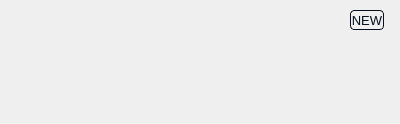
<?xml version="1.0" encoding="UTF-8"?>
<ui version="4.0">
 <class>AlertItem</class>
 <widget class="QWidget" name="AlertItem">
  <property name="geometry">
   <rect>
    <x>0</x>
    <y>0</y>
    <width>400</width>
    <height>124</height>
   </rect>
  </property>
  <property name="minimumSize">
   <size>
    <width>350</width>
    <height>124</height>
   </size>
  </property>
  <property name="maximumSize">
   <size>
    <width>400</width>
    <height>124</height>
   </size>
  </property>
  <property name="windowTitle">
   <string/>
  </property>
  <property name="styleSheet">
   <string notr="true">#lTitle
{
font-size: 10px;
line-height: 16px;
}
#lHeading 
{ 
line-height: 24px;
}
#lTimeStamp
{
line-height: 16px;
}
#wSeparator
{
background-color: #FFF3F4F4; /*colorToken.border-subtle*/
}
#lNew
{
border-width: 1px;
border-style: solid;
border-radius: 4px;
font-size: 13px;
border-color: #ff04101E; /*colorToken.button-brand*/
background-color: transparent;
color: #ff04101E; /*colorToken.button-brand*/
}
#bSharedFolder, #bMega
{
border: none;
background-color: transparent;
}</string>
  </property>
  <property name="TOKENIZED" stdset="0">
   <bool>true</bool>
  </property>
  <layout class="QVBoxLayout" name="verticalLayout">
   <property name="spacing">
    <number>11</number>
   </property>
   <property name="leftMargin">
    <number>0</number>
   </property>
   <property name="topMargin">
    <number>0</number>
   </property>
   <property name="rightMargin">
    <number>0</number>
   </property>
   <property name="bottomMargin">
    <number>0</number>
   </property>
   <item>
    <widget class="QWidget" name="wContainer" native="true">
     <property name="sizePolicy">
      <sizepolicy hsizetype="Fixed" vsizetype="Fixed">
       <horstretch>0</horstretch>
       <verstretch>0</verstretch>
      </sizepolicy>
     </property>
     <property name="minimumSize">
      <size>
       <width>400</width>
       <height>123</height>
      </size>
     </property>
     <property name="maximumSize">
      <size>
       <width>400</width>
       <height>123</height>
      </size>
     </property>
     <layout class="QVBoxLayout" name="verticalLayout_2">
      <property name="spacing">
       <number>0</number>
      </property>
      <property name="leftMargin">
       <number>16</number>
      </property>
      <property name="topMargin">
       <number>7</number>
      </property>
      <property name="rightMargin">
       <number>16</number>
      </property>
      <property name="bottomMargin">
       <number>7</number>
      </property>
      <item>
       <widget class="QWidget" name="wTitle" native="true">
        <layout class="QHBoxLayout" name="horizontalLayout_4">
         <property name="spacing">
          <number>4</number>
         </property>
         <property name="leftMargin">
          <number>2</number>
         </property>
         <property name="topMargin">
          <number>0</number>
         </property>
         <property name="rightMargin">
          <number>0</number>
         </property>
         <property name="bottomMargin">
          <number>2</number>
         </property>
         <item>
          <widget class="QWidget" name="wNotificationIcon" native="true">
           <layout class="QHBoxLayout" name="horizontalLayout_5">
            <property name="spacing">
             <number>0</number>
            </property>
            <property name="leftMargin">
             <number>0</number>
            </property>
            <property name="topMargin">
             <number>0</number>
            </property>
            <property name="rightMargin">
             <number>0</number>
            </property>
            <property name="bottomMargin">
             <number>0</number>
            </property>
            <item>
             <widget class="QPushButton" name="bNotificationIcon">
              <property name="minimumSize">
               <size>
                <width>10</width>
                <height>8</height>
               </size>
              </property>
              <property name="maximumSize">
               <size>
                <width>10</width>
                <height>8</height>
               </size>
              </property>
              <property name="styleSheet">
               <string notr="true">#bNotificationIcon
{
border: none;
}</string>
              </property>
              <property name="text">
               <string/>
              </property>
              <property name="iconSize">
               <size>
                <width>10</width>
                <height>8</height>
               </size>
              </property>
             </widget>
            </item>
           </layout>
          </widget>
         </item>
         <item>
          <widget class="QLabel" name="lTitle">
           <property name="styleSheet">
            <string notr="true"/>
           </property>
           <property name="text">
            <string/>
           </property>
           <property name="type" stdset="0">
            <string notr="true">secondary</string>
           </property>
          </widget>
         </item>
         <item>
          <spacer name="horizontalSpacer_2">
           <property name="orientation">
            <enum>Qt::Horizontal</enum>
           </property>
           <property name="sizeHint" stdset="0">
            <size>
             <width>40</width>
             <height>20</height>
            </size>
           </property>
          </spacer>
         </item>
         <item>
          <widget class="QLabel" name="lNew">
           <property name="sizePolicy">
            <sizepolicy hsizetype="Minimum" vsizetype="Minimum">
             <horstretch>0</horstretch>
             <verstretch>0</verstretch>
            </sizepolicy>
           </property>
           <property name="minimumSize">
            <size>
             <width>0</width>
             <height>20</height>
            </size>
           </property>
           <property name="maximumSize">
            <size>
             <width>16777215</width>
             <height>16</height>
            </size>
           </property>
           <property name="text">
            <string>NEW</string>
           </property>
           <property name="alignment">
            <set>Qt::AlignCenter</set>
           </property>
           <property name="margin">
            <number>4</number>
           </property>
          </widget>
         </item>
        </layout>
       </widget>
      </item>
      <item>
       <widget class="QWidget" name="wHeading" native="true">
        <property name="minimumSize">
         <size>
          <width>0</width>
          <height>24</height>
         </size>
        </property>
        <property name="maximumSize">
         <size>
          <width>16777215</width>
          <height>24</height>
         </size>
        </property>
        <layout class="QHBoxLayout" name="horizontalLayout">
         <property name="spacing">
          <number>4</number>
         </property>
         <property name="leftMargin">
          <number>0</number>
         </property>
         <property name="topMargin">
          <number>0</number>
         </property>
         <property name="rightMargin">
          <number>0</number>
         </property>
         <property name="bottomMargin">
          <number>0</number>
         </property>
         <item>
          <widget class="QStackedWidget" name="sIconWidget">
           <property name="minimumSize">
            <size>
             <width>24</width>
             <height>24</height>
            </size>
           </property>
           <property name="maximumSize">
            <size>
             <width>24</width>
             <height>24</height>
            </size>
           </property>
           <property name="currentIndex">
            <number>1</number>
           </property>
           <widget class="QWidget" name="pContact">
            <layout class="QHBoxLayout" name="horizontalLayout_3">
             <property name="spacing">
              <number>0</number>
             </property>
             <property name="leftMargin">
              <number>0</number>
             </property>
             <property name="topMargin">
              <number>0</number>
             </property>
             <property name="rightMargin">
              <number>0</number>
             </property>
             <property name="bottomMargin">
              <number>0</number>
             </property>
             <item>
              <widget class="AvatarWidget" name="wAvatarContact" native="true">
               <property name="minimumSize">
                <size>
                 <width>24</width>
                 <height>24</height>
                </size>
               </property>
               <property name="maximumSize">
                <size>
                 <width>24</width>
                 <height>24</height>
                </size>
               </property>
              </widget>
             </item>
            </layout>
           </widget>
           <widget class="QWidget" name="pSharedFolder">
            <layout class="QHBoxLayout" name="horizontalLayout_2">
             <property name="spacing">
              <number>0</number>
             </property>
             <property name="leftMargin">
              <number>0</number>
             </property>
             <property name="topMargin">
              <number>0</number>
             </property>
             <property name="rightMargin">
              <number>0</number>
             </property>
             <property name="bottomMargin">
              <number>0</number>
             </property>
             <item>
              <widget class="IconLabel" name="bSharedFolder">
               <property name="minimumSize">
                <size>
                 <width>24</width>
                 <height>24</height>
                </size>
               </property>
               <property name="maximumSize">
                <size>
                 <width>24</width>
                 <height>24</height>
                </size>
               </property>
               <property name="text">
                <string/>
               </property>
               <property name="iconSize">
                <size>
                 <width>24</width>
                 <height>24</height>
                </size>
               </property>
              </widget>
             </item>
            </layout>
           </widget>
           <widget class="QWidget" name="pPaymentInfo">
            <layout class="QHBoxLayout" name="horizontalLayout_2">
             <property name="spacing">
              <number>0</number>
             </property>
             <property name="leftMargin">
              <number>0</number>
             </property>
             <property name="topMargin">
              <number>0</number>
             </property>
             <property name="rightMargin">
              <number>0</number>
             </property>
             <property name="bottomMargin">
              <number>0</number>
             </property>
             <item>
              <widget class="IconLabel" name="bMega">
               <property name="sizePolicy">
                <sizepolicy hsizetype="Preferred" vsizetype="Preferred">
                 <horstretch>0</horstretch>
                 <verstretch>0</verstretch>
                </sizepolicy>
               </property>
               <property name="minimumSize">
                <size>
                 <width>24</width>
                 <height>24</height>
                </size>
               </property>
               <property name="maximumSize">
                <size>
                 <width>24</width>
                 <height>24</height>
                </size>
               </property>
               <property name="text">
                <string/>
               </property>
               <property name="icon">
                <iconset resource="../Resources_common.qrc">
                 <normaloff>:/images/themed/tokenizable/mega_medium_thin_solid.svg</normaloff>:/images/themed/tokenizable/mega_medium_thin_solid.svg</iconset>
               </property>
               <property name="iconSize">
                <size>
                 <width>24</width>
                 <height>24</height>
                </size>
               </property>
              </widget>
             </item>
            </layout>
           </widget>
          </widget>
         </item>
         <item>
          <widget class="QLabel" name="lHeading">
           <property name="minimumSize">
            <size>
             <width>325</width>
             <height>0</height>
            </size>
           </property>
           <property name="text">
            <string/>
           </property>
           <property name="type" stdset="0">
            <string notr="true">title</string>
           </property>
          </widget>
         </item>
         <item>
          <spacer name="horizontalSpacer">
           <property name="orientation">
            <enum>Qt::Horizontal</enum>
           </property>
           <property name="sizeHint" stdset="0">
            <size>
             <width>1</width>
             <height>20</height>
            </size>
           </property>
          </spacer>
         </item>
        </layout>
       </widget>
      </item>
      <item>
       <widget class="QLabel" name="lDesc">
        <property name="minimumSize">
         <size>
          <width>0</width>
          <height>35</height>
         </size>
        </property>
        <property name="styleSheet">
         <string notr="true">#lDesc
{
font-family: Lato;
font-size: 14px;
}</string>
        </property>
        <property name="text">
         <string/>
        </property>
        <property name="textFormat">
         <enum>Qt::RichText</enum>
        </property>
        <property name="alignment">
         <set>Qt::AlignLeading|Qt::AlignLeft|Qt::AlignVCenter</set>
        </property>
        <property name="wordWrap">
         <bool>true</bool>
        </property>
        <property name="type" stdset="0">
         <string notr="true">secondary</string>
        </property>
       </widget>
      </item>
      <item>
       <widget class="QLabel" name="lTimeStamp">
        <property name="styleSheet">
         <string notr="true"/>
        </property>
        <property name="text">
         <string/>
        </property>
        <property name="type" stdset="0">
         <string notr="true">secondary</string>
        </property>
       </widget>
      </item>
     </layout>
    </widget>
   </item>
   <item>
    <widget class="QWidget" name="wSeparator" native="true">
     <property name="minimumSize">
      <size>
       <width>400</width>
       <height>1</height>
      </size>
     </property>
     <property name="maximumSize">
      <size>
       <width>400</width>
       <height>1</height>
      </size>
     </property>
    </widget>
   </item>
  </layout>
 </widget>
 <customwidgets>
  <customwidget>
   <class>IconLabel</class>
   <extends>QToolButton</extends>
   <header>tokenizer/TokenizableItems/IconLabel.h</header>
  </customwidget>
  <customwidget>
   <class>AvatarWidget</class>
   <extends>QWidget</extends>
   <header>AvatarWidget.h</header>
   <container>1</container>
  </customwidget>
 </customwidgets>
 <resources>
  <include location="../Resources_common.qrc"/>
 </resources>
 <connections/>
</ui>
